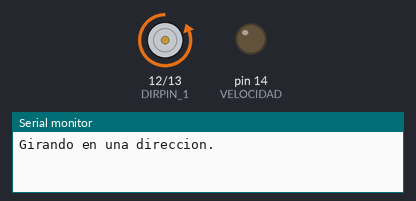
A sketch run on a simulated Arduino Uno, built with avr-gcc and run on an emulated ATmega328P. On the bench: motor-driver pin pairs drawn as motors (green arrow = first pin HIGH = forward, orange = second pin HIGH = backward, longer = more drive), output pins drawn as LEDs (lit = HIGH), the last lines printed to the serial monitor.

Above: at 3.5 s.
At 10.5 s:
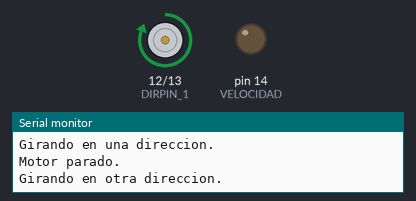
Timing chart, 0 to 18.2 s (numbered marks = the images above):
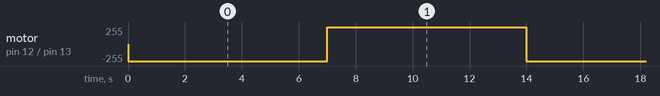

Measured:
- by itself, motor on pin 12 (DIRPIN_1) / pin 13 (DIRPIN_2): alternates forward 255/255 for 7.0 s and backward 255/255 for 7.0 s

The sketch:

31_motor_L293D.ino
```cpp
#define VELOCIDAD 14
#define DIRPIN_1 12
#define DIRPIN_2 13

void setup() {
  Serial.begin(115200);

  pinMode(VELOCIDAD, OUTPUT);
  pinMode(DIRPIN_1,OUTPUT);
  pinMode(DIRPIN_2,OUTPUT);
}

void loop() {
  Serial.println("Girando en una direccion.");
  // digitalWrite(VELOCIDAD,HIGH); //Encendemos el motor
  analogWrite(VELOCIDAD, 70);
  digitalWrite(DIRPIN_1,0);
  digitalWrite(DIRPIN_2,1);
  delay(5000);

Serial.println("Motor parado.");
  analogWrite(VELOCIDAD, 0);
  // digitalWrite(VELOCIDAD,LOW); //Apagamos el motor
  delay(2000);

  Serial.println("Girando en otra direccion.");
  // digitalWrite(VELOCIDAD,HIGH); //Encendemos el motor
  analogWrite(VELOCIDAD, 70);
  digitalWrite(DIRPIN_1,1);
  digitalWrite(DIRPIN_2,0);
  delay(5000);

Serial.println("Motor parado.");
analogWrite(VELOCIDAD, 0);
  // digitalWrite(VELOCIDAD,LOW);
  delay(2000);
}
```
